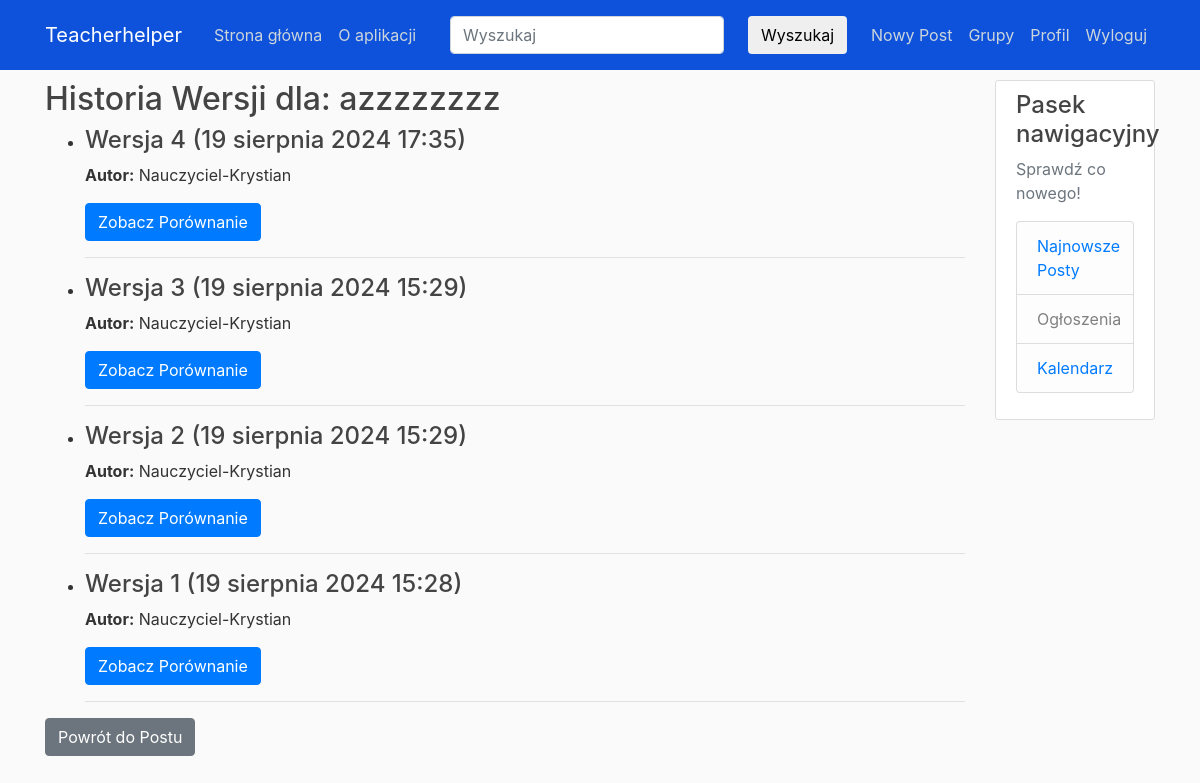
/post/69/versions/ (signed in), run on the app's committed database.
### blog/models.py (models this page shows, shortened)
class Post(models.Model):
    title = models.CharField(max_length=100, verbose_name='Temat zajęć: ')
    content = models.TextField(verbose_name='Materiały (linki, ciekawostki itp.): ')
    uploaded_file = models.FileField(null=True, blank=True, upload_to='uploaded_files/',
                                     verbose_name='Dodaj jeden plik o dowolnym formacie lub paczkę w formacie .zip/.rar/.7z/.tar : ')
    visibility = models.BooleanField(verbose_name='Gdy zaznaczone - post będzie publiczny', default=True)
    date_posted = models.DateTimeField(default=timezone.now)
    author = models.ForeignKey(User, on_delete=models.CASCADE)
    group = models.ForeignKey(Group, on_delete=models.SET_NULL, null=True, blank=True,
                              verbose_name='Grupa nauczycielska')
    co_creation_enabled = models.BooleanField(default=False, verbose_name="Włącz współtworzenie")
    co_creation_mode = models.CharField(
        max_length=10,
        choices=[('open', 'Otwarta'), ('closed', 'Zamknięta')],
        default='open',
        verbose_name='Tryb współtworzenia'
    )
    co_creation_group = models.ForeignKey(Group, on_delete=models.SET_NULL, null=True, blank=True,
                                          related_name='co_creation_group', verbose_name='Grupa współtworząca')

class PostVersion(models.Model):
    post = models.ForeignKey(Post, related_name='versions', on_delete=models.CASCADE)
    version_number = models.IntegerField()
    title = models.CharField(max_length=100)
    content = models.TextField()
    uploaded_file = models.FileField(null=True, blank=True, upload_to='uploaded_files/')
    created_at = models.DateTimeField(auto_now_add=True)
    author = models.ForeignKey(User, on_delete=models.SET_NULL, null=True, blank=True)
    class Meta:
        ordering = ['-version_number']

### blog/views.py (the view)
# urls.py: path('post/<int:pk>/versions/', views.PostVersionListView.as_view(), name='post-versions'),
class PostVersionListView(LoginRequiredMixin, ListView):
    model = PostVersion
    template_name = 'blog/post_versions.html'
    context_object_name = 'versions'
    def get_queryset(self):
        post = get_object_or_404(Post, pk=self.kwargs['pk'])
        versions = post.versions.all()
        if versions.exists():
            for i in range(len(versions)):
                if i < len(versions) - 1:
                    versions[i].highlighted_changes = highlight_changes(versions[i + 1].content, versions[i].content)
                else:
                    versions[i].highlighted_changes = None  # No comparison for the first version
        return versions
    def get_context_data(self, **kwargs):
        context = super().get_context_data(**kwargs)
        context['post'] = get_object_or_404(Post, pk=self.kwargs['pk'])
        return context

### blog/views.py (called while the page is built)
def highlight_changes(old_content, new_content):
    differ = Differ()
    diff = list(differ.compare(old_content.splitlines(), new_content.splitlines()))
    html_diff = []
    for line in diff:
        if line.startswith('+ '):
            html_diff.append(f"<ins style='background:#e6ffe6;'>{line[2:]}</ins><br>")
        elif line.startswith('- '):
            html_diff.append(f"<del style='background:#ffe6e6;'>{line[2:]}</del><br>")
        elif line.startswith('? '):
            continue  # Ignore lines with markers
        else:
            html_diff.append(f"{line[2:]}<br>")
    return ''.join(html_diff)

### blog/templates/blog/post_versions.html
{% extends "blog/base.html" %}
{% block content %}
    <h2>Historia Wersji dla: {{ post.title }}</h2>
    {% if versions %}
        <ul>
            {% for version in versions %}
                <li>
                    <h4>Wersja {{ version.version_number }} ({{ version.created_at }})</h4>
                    <p><strong>Autor:</strong> {{ version.author }}</p>
                    <a href="{% url 'version-comparison' post.pk version.pk %}" class="btn btn-primary">Zobacz Porównanie</a>
                    <hr>
                </li>
            {% endfor %}
        </ul>
    {% else %}
        <p>Ten post nie ma jeszcze żadnych wersji.</p>
    {% endif %}
    <a href="{% url 'post-detail' post.pk %}" class="btn btn-secondary">Powrót do Postu</a>
{% endblock content %}

### blog/static/blog/main.css (style rules this page uses)
body { background: #fafafa; color: #333333; margin-top: 5rem; }
h1, h2, h3, h4, h5, h6 { color: #444444; }
ul { margin: 0; }

### data on the page
Post: title "azzzzzzzz"
PostVersion: version_number "4", created_at "19 sierpnia 2024 17:35", author "Nauczyciel-Krystian"
PostVersion: version_number "3", created_at "19 sierpnia 2024 15:29", author "Nauczyciel-Krystian"
PostVersion: version_number "2", created_at "19 sierpnia 2024 15:29", author "Nauczyciel-Krystian"
PostVersion: version_number "1", created_at "19 sierpnia 2024 15:28", author "Nauczyciel-Krystian"
